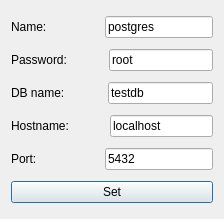
<?xml version="1.0" encoding="UTF-8"?>
<ui version="4.0">
 <class>DBSetDialog</class>
 <widget class="QDialog" name="DBSetDialog">
  <property name="geometry">
   <rect>
    <x>0</x>
    <y>0</y>
    <width>224</width>
    <height>219</height>
   </rect>
  </property>
  <property name="windowTitle">
   <string>Dialog</string>
  </property>
  <layout class="QVBoxLayout" name="verticalLayout">
   <item>
    <layout class="QHBoxLayout" name="horizontalLayout_5">
     <item>
      <widget class="QLabel" name="label_5">
       <property name="text">
        <string>Name:</string>
       </property>
      </widget>
     </item>
     <item>
      <spacer name="horizontalSpacer_5">
       <property name="orientation">
        <enum>Qt::Horizontal</enum>
       </property>
       <property name="sizeHint" stdset="0">
        <size>
         <width>40</width>
         <height>20</height>
        </size>
       </property>
      </spacer>
     </item>
     <item>
      <widget class="QLineEdit" name="le_username">
       <property name="text">
        <string>postgres</string>
       </property>
      </widget>
     </item>
    </layout>
   </item>
   <item>
    <layout class="QHBoxLayout" name="horizontalLayout">
     <item>
      <widget class="QLabel" name="label">
       <property name="text">
        <string>Password:</string>
       </property>
      </widget>
     </item>
     <item>
      <spacer name="horizontalSpacer">
       <property name="orientation">
        <enum>Qt::Horizontal</enum>
       </property>
       <property name="sizeHint" stdset="0">
        <size>
         <width>40</width>
         <height>20</height>
        </size>
       </property>
      </spacer>
     </item>
     <item>
      <widget class="QLineEdit" name="le_pass">
       <property name="text">
        <string>root</string>
       </property>
      </widget>
     </item>
    </layout>
   </item>
   <item>
    <layout class="QHBoxLayout" name="horizontalLayout_2">
     <item>
      <widget class="QLabel" name="label_2">
       <property name="text">
        <string>DB name:</string>
       </property>
      </widget>
     </item>
     <item>
      <spacer name="horizontalSpacer_2">
       <property name="orientation">
        <enum>Qt::Horizontal</enum>
       </property>
       <property name="sizeHint" stdset="0">
        <size>
         <width>40</width>
         <height>20</height>
        </size>
       </property>
      </spacer>
     </item>
     <item>
      <widget class="QLineEdit" name="le_dbname">
       <property name="text">
        <string>testdb</string>
       </property>
      </widget>
     </item>
    </layout>
   </item>
   <item>
    <layout class="QHBoxLayout" name="horizontalLayout_3">
     <item>
      <widget class="QLabel" name="label_3">
       <property name="text">
        <string>Hostname:</string>
       </property>
      </widget>
     </item>
     <item>
      <spacer name="horizontalSpacer_3">
       <property name="orientation">
        <enum>Qt::Horizontal</enum>
       </property>
       <property name="sizeHint" stdset="0">
        <size>
         <width>40</width>
         <height>20</height>
        </size>
       </property>
      </spacer>
     </item>
     <item>
      <widget class="QLineEdit" name="le_hostaname">
       <property name="text">
        <string>localhost</string>
       </property>
      </widget>
     </item>
    </layout>
   </item>
   <item>
    <layout class="QHBoxLayout" name="horizontalLayout_4">
     <item>
      <widget class="QLabel" name="label_4">
       <property name="text">
        <string>Port:</string>
       </property>
      </widget>
     </item>
     <item>
      <spacer name="horizontalSpacer_4">
       <property name="orientation">
        <enum>Qt::Horizontal</enum>
       </property>
       <property name="sizeHint" stdset="0">
        <size>
         <width>40</width>
         <height>20</height>
        </size>
       </property>
      </spacer>
     </item>
     <item>
      <widget class="QLineEdit" name="le_port">
       <property name="text">
        <string>5432</string>
       </property>
      </widget>
     </item>
    </layout>
   </item>
   <item>
    <widget class="QPushButton" name="but_set">
     <property name="text">
      <string>Set</string>
     </property>
    </widget>
   </item>
  </layout>
 </widget>
 <resources/>
 <connections/>
</ui>
